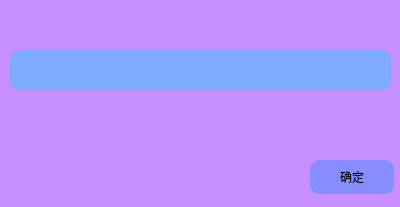
<?xml version="1.0" encoding="UTF-8"?>
<ui version="4.0">
 <class>Form</class>
 <widget class="QWidget" name="Form">
  <property name="geometry">
   <rect>
    <x>0</x>
    <y>0</y>
    <width>400</width>
    <height>207</height>
   </rect>
  </property>
  <property name="minimumSize">
   <size>
    <width>400</width>
    <height>207</height>
   </size>
  </property>
  <property name="maximumSize">
   <size>
    <width>400</width>
    <height>207</height>
   </size>
  </property>
  <property name="windowTitle">
   <string>inputs</string>
  </property>
  <property name="styleSheet">
   <string notr="true">background:rgb(199, 143, 255)</string>
  </property>
  <widget class="QPushButton" name="enter">
   <property name="geometry">
    <rect>
     <x>310</x>
     <y>160</y>
     <width>84</width>
     <height>34</height>
    </rect>
   </property>
   <property name="styleSheet">
    <string notr="true">background:rgb(134, 142, 255);
border-radius: 10px</string>
   </property>
   <property name="text">
    <string>确定</string>
   </property>
  </widget>
  <widget class="QLineEdit" name="inputs">
   <property name="geometry">
    <rect>
     <x>10</x>
     <y>50</y>
     <width>381</width>
     <height>40</height>
    </rect>
   </property>
   <property name="font">
    <font>
     <family>Noto Rashi Hebrew Thin</family>
     <pointsize>22</pointsize>
    </font>
   </property>
   <property name="styleSheet">
    <string notr="true">background:rgb(126, 171, 255);
border-radius: 10px</string>
   </property>
  </widget>
 </widget>
 <resources/>
 <connections/>
</ui>
